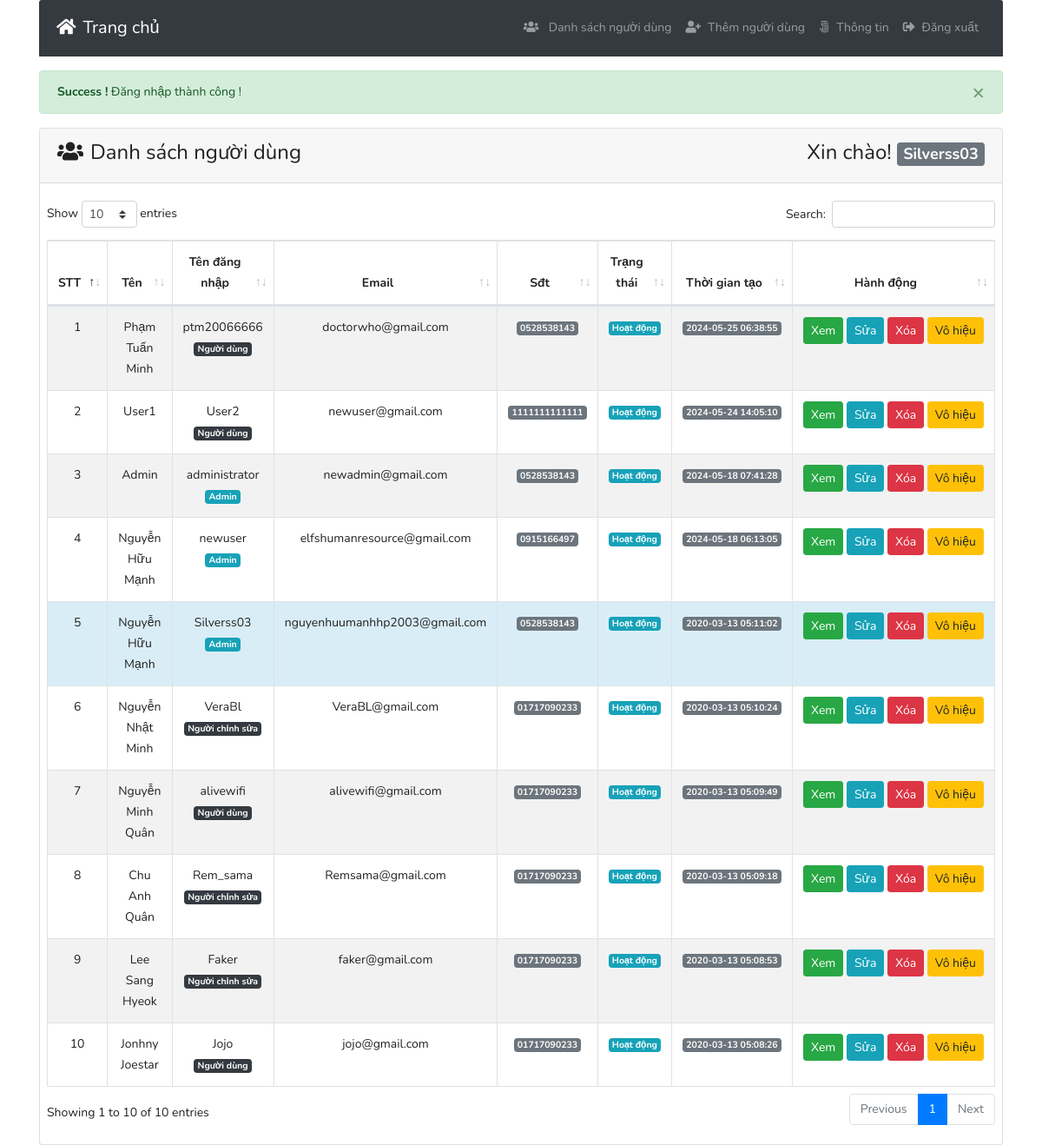
Page /index.php (signed in) on the committed database.
### tables this page shows
CREATE TABLE `tbl_users` (
  `id` int(11) NOT NULL,
  `name` varchar(255) DEFAULT NULL,
  `username` varchar(255) DEFAULT NULL,
  `email` varchar(255) DEFAULT NULL,
  `password` varchar(255) DEFAULT NULL,
  `mobile` varchar(25) DEFAULT NULL,
  `roleid` tinyint(4) DEFAULT NULL,
  `isActive` tinyint(4) DEFAULT 0,
  `created_at` timestamp NOT NULL DEFAULT current_timestamp(),
  `updated_at` timestamp NOT NULL DEFAULT current_timestamp()
);

### lib/Session.php (called while the page is built, shortened)
<?php
class Session{
  public static function get($key){
    if (isset($_SESSION[$key])) {
      return $_SESSION[$key];
    }else{
      return false;
    }
  }
}

### classes/Users.php (called while the page is built, shortened)
<?php
include 'lib/Database.php';
include_once 'lib/Session.php';
class Users{
  private $db;
  public function __construct(){
    $this->db = new Database();
  }
   public function formatDate($date){
      $strtime = strtotime($date);
    return date('Y-m-d H:i:s', $strtime);
   }
  public function selectAllUserData(){
    $sql = "SELECT * FROM tbl_users ORDER BY id DESC";
    $stmt = $this->db->pdo->prepare($sql);
    $stmt->execute();
    return $stmt->fetchAll(PDO::FETCH_OBJ);
  }
}

### lib/Database.php (called while the page is built, shortened)
<?php
class  Database{
  public $pdo;
  public function __construct(){
    if (!isset($this->pdo)) {
      try {
        $link = new PDO('mysql:host='.DB_HOST.'; dbname='.DB_NAME, DB_USER, DB_PASS);
        $link->setAttribute(PDO::ATTR_ERRMODE, PDO::ERRMODE_EXCEPTION);
        $link->exec("SET CHARACTER SET utf8");
        $this->pdo  =  $link;
      } catch (PDOException $e) {
        die("Connection error...".$e->getMessage());
      }
    }
  }
}

### index.php (the view, shortened to what this page needs)
<?php
include 'inc/header.php';
$logMsg = Session::get('logMsg');
if (isset($logMsg)) {
  echo $logMsg;
}
?>
  <div class="card ">
    <div class="card-header">
      <h3><i class="fas fa-users mr-2"></i>Danh sách người dùng <span class="float-right">Xin chào! <strong>
        <span class="badge badge-lg badge-secondary text-white">
			<?php
			$username = Session::get('username');
			if (isset($username)) {
			echo $username;
			}
			?>
		</span>
		</strong></span></h3>
        </div>
        <div class="card-body pr-2 pl-2">
          <table id="example" class="table table-striped table-bordered" style="width:100%">
				<thead>
          <tr>
            <th  class="text-center">STT</th>
            <th  class="text-center">Tên</th>
            <th  class="text-center">Tên đăng nhập</th>
            <th  class="text-center">Email</th>
            <th  class="text-center">Sđt</th>
            <th  class="text-center">Trạng thái</th>
            <th  class="text-center">Thời gian tạo</th>
            <th  width='25%' class="text-center">Hành động</th>
          </tr>
				</thead>
				<tbody>
                    <?php
					$allUser = $users->selectAllUserData();
					if ($allUser) {
                        $i = 0;
                        foreach ($allUser as  $value) {
                          	$i++;
                     ?>
					<tr class="text-center"
					<?php if (Session::get("id") == $value->id) {
					echo "style='background:#d9edf7' ";
					} ?>
					>
                        <td><?php echo $i; ?></td>
                        <td><?php echo $value->name; ?></td>
                        <td><?php echo $value->username; ?> <br>
                          <?php if ($value->roleid  == '1'){
                          echo "<span class='badge badge-lg badge-info text-white'>Admin</span>";
                        } elseif ($value->roleid == '2') {
                          echo "<span class='badge badge-lg badge-dark text-white'>Người chỉnh sửa</span>";
                        }elseif ($value->roleid == '3') {
                            echo "<span class='badge badge-lg badge-dark text-white'>Người dùng</span>";
                        } ?></td>
                        <td><?php echo $value->email; ?></td>
                        <td><span class="badge badge-lg badge-secondary text-white"><?php echo $value->mobile; ?></span></td>
                        <td>
                          	<?php if ($value->isActive == '0') { ?>
                          	<span class="badge badge-lg badge-info text-white">Hoạt động</span>
                        <?php }else{ ?>
                    		<span class="badge badge-lg badge-danger text-white">Không hoạt động</span>
                        <?php } ?>
                        </td>
                        <td><span class="badge badge-lg badge-secondary text-white"><?php echo $users->formatDate($value->created_at);  ?></span></td>
                        <td>
                        <?php if ( Session::get("roleid") == '1') {?>
                            <a class="btn btn-success btn-sm
                            " href="profile.php?id=<?php echo $value->id;?>">Xem</a>
                            <a class="btn btn-info btn-sm " href="profile.php?id=<?php echo $value->id;?>">Sửa</a>
                            <a onclick="return confirm('Bạn có chắc muốn xóa ?')" class="btn btn-danger
                             btn-sm " href="?remove=<?php echo $value->id;?>">Xóa</a>
                            <?php if ($value->isActive == '0') {  ?>
                               <a onclick="return confirm('Bạn có chắc muốn vô hiệu ?')" class="btn btn-warning btn-sm " href="?deactive=<?php echo $value->id;?>">Vô hiệu</a>
                            <?php } elseif($value->isActive == '1'){?>
                               <a onclick="return confirm('Bạn muốn kích hoạt lại người dùng?')" class="btn btn-secondary btn-sm " href="?active=<?php echo $value->id;?>">Kích hoạt</a>
                             <?php } ?>
                        <?php  }elseif( Session::get("roleid") == '2'){ ?>
                          <a class="btn btn-success btn-sm" href="profile.php?id=<?php echo $value->id;?>">Xem</a>
                          <a class="btn btn-info btn-sm" href="profile.php?id=<?php echo $value->id;?>">Sửa</a>
                        <?php }else{ ?>
						<a class="btn btn-success btn-sm" href="profile.php?id=<?php echo $value->id;?>">Xem</a>
                        <?php } ?>
                        </td>
                      </tr>
                    <?php }}else{ ?>
                      <tr class="text-center">
                      <td>Không có người dùng !</td>
                    </tr>
                    <?php } ?>
                  </tbody>
              </table>
        </div>
      </div>
  <?php
  include 'inc/footer.php';
  ?>

### inc/header.php (shortened to what this page needs)
<?php
$filepath = realpath(dirname(__FILE__));
include_once $filepath."/../lib/Session.php";
$users = new Users();
?>
<!DOCTYPE html>
<html lang="en" dir="ltr">
  <head>
    <link rel="stylesheet" href="assets/bootstrap.min.css">
    <link href="https://use.fontawesome.com/releases/v5.0.4/css/all.css" rel="stylesheet">
    <link rel="stylesheet" href="assets/dataTables.bootstrap4.min.css">
    <link rel="stylesheet" href="assets/style.css">
  </head>
  <body>
    <div class="container">
      <nav class="navbar navbar-expand-md navbar-dark bg-dark card-header">
        <a class="navbar-brand" href="index.php"><i class="fas fa-home mr-2"></i>Trang chủ</a>
        <div class="collapse navbar-collapse" id="navbarsExampleDefault">
          	<ul class="navbar-nav ml-auto">
          	<?php if (Session::get('id') == TRUE) { ?>
				<?php if (Session::get('roleid') == '1') { ?>
				<li class="nav-item">
					<a class="nav-link" href="index.php"><i class="fas fa-users mr-2"></i> Danh sách người dùng </span></a>
				</li>
				<li class="nav-item">
					<a class="nav-link" href="addUser.php"><i class="fas fa-user-plus mr-2"></i>Thêm người dùng</span></a>
				</li>
				<?php  } ?>
				<li class="nav-item">
					<a class="nav-link" href="profile.php?id=<?php echo Session::get("id"); ?>"><i class="fab fa-500px mr-2"></i>Thông tin <span class="sr-only">(current)</span></a>
				</li>
				<li class="nav-item">
				<a class="nav-link" href="?action=logout"><i class="fas fa-sign-out-alt mr-2"></i>Đăng xuất</a>
				</li>
				<?php } ?>
          	</ul>
        </div>
      </nav>

### inc/footer.php (shortened to what this page needs)
  </body>
</html>

### rows in the picture
tbl_users: name "Phạm Tuấn Minh", username "ptm20066666", shows "Người dùng", email "doctorwho@gmail.com", mobile "0528538143", isActive "Hoạt động", created_at "2024-05-25 06:38:55"
tbl_users: name "User1", username "User2", shows "Người dùng", email "newuser@gmail.com", mobile "1111111111111", isActive "Hoạt động", created_at "2024-05-24 14:05:10"
tbl_users: name "Admin", username "administrator", email "newadmin@gmail.com", mobile "0528538143", isActive "Hoạt động", created_at "2024-05-18 07:41:28"
tbl_users: name "Nguyễn Hữu Mạnh", username "newuser", shows "Admin", email "elfshumanresource@gmail.com", mobile "0915166497", isActive "Hoạt động", created_at "2024-05-18 06:13:05"
tbl_users: name "Nguyễn Hữu Mạnh", username "Silverss03", shows "Admin", email "nguyenhuumanhhp2003@gmail.com", mobile "0528538143", isActive "Hoạt động", created_at "2020-03-13 05:11:02"
tbl_users: name "Nguyễn Nhật Minh", username "VeraBl", shows "Người chỉnh sửa", email "VeraBL@gmail.com", mobile "01717090233", isActive "Hoạt động", created_at "2020-03-13 05:10:24"
tbl_users: name "Nguyễn Minh Quân", username "alivewifi", shows "Người dùng", email "alivewifi@gmail.com", mobile "01717090233", isActive "Hoạt động", created_at "2020-03-13 05:09:49"
tbl_users: name "Chu Anh Quân", username "Rem_sama", shows "Người chỉnh sửa", email "Remsama@gmail.com", mobile "01717090233", isActive "Hoạt động", created_at "2020-03-13 05:09:18"
tbl_users: name "Lee Sang Hyeok", username "Faker", shows "Người chỉnh sửa", email "faker@gmail.com", mobile "01717090233", isActive "Hoạt động", created_at "2020-03-13 05:08:53"
tbl_users: name "Jonhny Joestar", username "Jojo", shows "Người dùng", email "jojo@gmail.com", mobile "01717090233", isActive "Hoạt động", created_at "2020-03-13 05:08:26"

### other values in the picture
$logMsg "× Success ! Đăng nhập thành công !"
$username "Silverss03"
